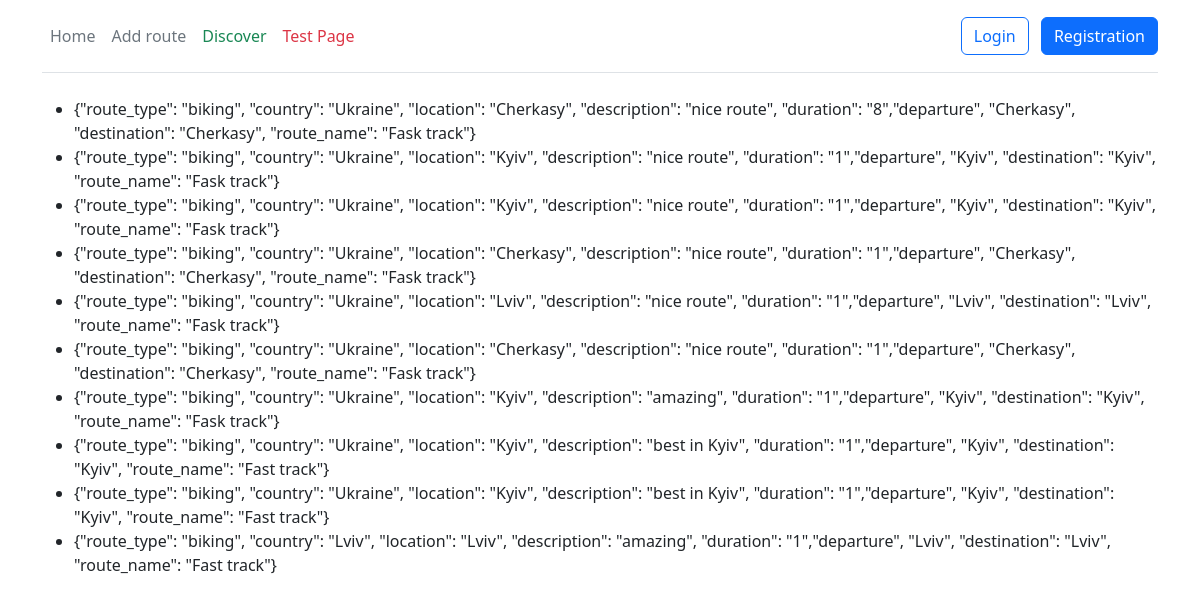
Screenshot of /route/biking/ with the database file from the repository.
### route/models.py (models this page shows, shortened)
class Route(models.Model):
    class RouteType(models.TextChoices):
        bicycle_route = 'bicycle', gettext_lazy('bicycle')
        hiking_route = 'hiking', gettext_lazy('hiking')
    route_name = models.CharField(max_length=255, null=True)
    route_type = models.CharField(max_length=50, choices=RouteType.choices, default=RouteType.hiking_route)
    departure = models.IntegerField()
    stopping = models.JSONField()
    destination = models.IntegerField()
    country = models.CharField(max_length=50)
    location = models.CharField(max_length=50)
    description = models.TextField()
    duration = models.IntegerField()
    class Meta:
        verbose_name = 'Route'
        verbose_name_plural = 'Routes'

### route/views.py (the view)
# urls.py: path('<str:route_type>/', views.filter_route, name='route_type'),
def filter_route(request, route_type=None, country=None, location=None):
    cursor = connection.cursor()
    query_filter = []
    if route_type is not None:
        query_filter.append(f"route_type='{route_type}'")
    if country is not None:
        query_filter.append(f"country='{country}'")
    if location is not None:
        query_filter.append(f"location='{location}'")
    filter_string = ' and '.join(query_filter)
    joining = """SELECT route_route.route_name, route_route.route_type, route_route.country,
                        route_route.location, start.name  AS departure, finish.name AS destination,
                        route_route.description, route_route.duration
                    FROM route_route
                    JOIN route_place as start
                    ON start.id = route_route.departure
                    JOIN route_place as finish
                    ON finish.id = route_route.destination
                    WHERE """ + filter_string
    cursor.execute(joining)
    result_joining = cursor.fetchall()
    result = [{'route_name': itm[0], 'route_type': itm[1], 'country': itm[2], 'location': itm[3], 'departure': itm[4],
               'destination': itm[5], 'description': itm[6], 'duration': itm[7]} for itm in result_joining]
    if result is not None:
        return render(request, 'route/filter_route.html', {'result': result})
    else:
        return render(request, 'route/does_not_exist.html', {'result': 'Does not exist'})

### templates/route/filter_route.html (shortened to what this page needs)
{% extends 'route/layout.html' %}
{% block content %}
    <ul>
        {% for itm in result %}
            <li>
                {"route_type": "{{ itm.route_type }}", "country": "{{ itm.country }}",
                "location": "{{ itm.location }}", "description": "{{ itm.description }}",
                "duration": "{{ itm.duration }}","departure", "{{ itm.departure }}",
                "destination": "{{ itm.destination }}", "route_name": "{{ itm.route_name }}"}
            </li>
        {% endfor %}
    </ul>
{% endblock %}

### rows the page displays
Route: route_type "biking", country "Ukraine", location "Cherkasy", description "nice route", duration "8", departure "Cherkasy", destination "Cherkasy", route_name "Fask track"
Route: route_type "biking", country "Ukraine", location "Lviv", description "nice route", duration "1", departure "Lviv", destination "Lviv", route_name "Fask track"
Route: route_type "biking", country "Ukraine", location "Kyiv", description "amazing", duration "1", departure "Kyiv", destination "Kyiv", route_name "Fask track"
Route: route_type "biking", country "Lviv", location "Lviv", description "amazing", duration "1", departure "Lviv", destination "Lviv", route_name "Fast track"

### other values shown
{{ itm.route_type }} "biking" "biking" "biking" "biking" "biking" "biking"
{{ itm.country }} "Ukraine" "Ukraine" "Ukraine" "Ukraine" "Ukraine" "Ukraine"
{{ itm.location }} "Kyiv" "Kyiv" "Cherkasy" "Cherkasy" "Kyiv" "Kyiv"
{{ itm.description }} "nice route" "nice route" "nice route" "nice route" "best in Kyiv" "best in Kyiv"
{{ itm.duration }} "1" "1" "1" "1" "1" "1"
{{ itm.departure }} "Kyiv" "Kyiv" "Cherkasy" "Cherkasy" "Kyiv" "Kyiv"
{{ itm.destination }} "Kyiv" "Kyiv" "Cherkasy" "Cherkasy" "Kyiv" "Kyiv"
{{ itm.route_name }} "Fask track" "Fask track" "Fask track" "Fask track" "Fast track" "Fast track"
